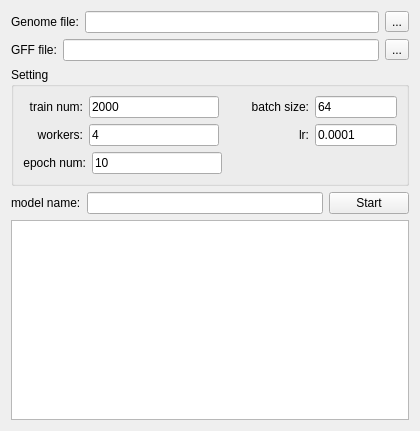
<?xml version="1.0" encoding="UTF-8"?>
<ui version="4.0">
 <class>Form_CNN</class>
 <widget class="QWidget" name="Form_CNN">
  <property name="geometry">
   <rect>
    <x>0</x>
    <y>0</y>
    <width>420</width>
    <height>431</height>
   </rect>
  </property>
  <property name="windowTitle">
   <string>Create CNN by pytorch</string>
  </property>
  <layout class="QVBoxLayout" name="verticalLayout_2">
   <item>
    <layout class="QHBoxLayout" name="horizontalLayout">
     <item>
      <widget class="QLabel" name="label_genome">
       <property name="text">
        <string>Genome file:</string>
       </property>
      </widget>
     </item>
     <item>
      <widget class="QLineEdit" name="lineEdit_genome_file"/>
     </item>
     <item>
      <widget class="QToolButton" name="toolButton_genome_file">
       <property name="text">
        <string>...</string>
       </property>
      </widget>
     </item>
    </layout>
   </item>
   <item>
    <layout class="QHBoxLayout" name="horizontalLayout_2">
     <item>
      <widget class="QLabel" name="label_2">
       <property name="text">
        <string>GFF file:</string>
       </property>
      </widget>
     </item>
     <item>
      <widget class="QLineEdit" name="lineEdit_GFF_file"/>
     </item>
     <item>
      <widget class="QToolButton" name="toolButton_GFF_file">
       <property name="text">
        <string>...</string>
       </property>
      </widget>
     </item>
    </layout>
   </item>
   <item>
    <widget class="QGroupBox" name="groupBox">
     <property name="title">
      <string>Setting</string>
     </property>
     <layout class="QVBoxLayout" name="verticalLayout">
      <item>
       <layout class="QHBoxLayout" name="horizontalLayout_3">
        <item>
         <widget class="QLabel" name="label">
          <property name="sizePolicy">
           <sizepolicy hsizetype="Minimum" vsizetype="Preferred">
            <horstretch>0</horstretch>
            <verstretch>0</verstretch>
           </sizepolicy>
          </property>
          <property name="minimumSize">
           <size>
            <width>60</width>
            <height>0</height>
           </size>
          </property>
          <property name="text">
           <string>train num:</string>
          </property>
          <property name="alignment">
           <set>Qt::AlignRight|Qt::AlignTrailing|Qt::AlignVCenter</set>
          </property>
         </widget>
        </item>
        <item>
         <widget class="QLineEdit" name="lineEdit_train_num">
          <property name="sizePolicy">
           <sizepolicy hsizetype="Minimum" vsizetype="Fixed">
            <horstretch>0</horstretch>
            <verstretch>0</verstretch>
           </sizepolicy>
          </property>
          <property name="minimumSize">
           <size>
            <width>130</width>
            <height>0</height>
           </size>
          </property>
          <property name="text">
           <string>2000</string>
          </property>
         </widget>
        </item>
        <item>
         <spacer name="horizontalSpacer_2">
          <property name="orientation">
           <enum>Qt::Horizontal</enum>
          </property>
          <property name="sizeHint" stdset="0">
           <size>
            <width>40</width>
            <height>20</height>
           </size>
          </property>
         </spacer>
        </item>
        <item>
         <widget class="QLabel" name="label_3">
          <property name="sizePolicy">
           <sizepolicy hsizetype="Minimum" vsizetype="Preferred">
            <horstretch>0</horstretch>
            <verstretch>0</verstretch>
           </sizepolicy>
          </property>
          <property name="minimumSize">
           <size>
            <width>70</width>
            <height>0</height>
           </size>
          </property>
          <property name="text">
           <string>batch size:</string>
          </property>
          <property name="alignment">
           <set>Qt::AlignRight|Qt::AlignTrailing|Qt::AlignVCenter</set>
          </property>
         </widget>
        </item>
        <item>
         <widget class="QLineEdit" name="lineEdit_batch_size">
          <property name="sizePolicy">
           <sizepolicy hsizetype="Preferred" vsizetype="Fixed">
            <horstretch>0</horstretch>
            <verstretch>0</verstretch>
           </sizepolicy>
          </property>
          <property name="text">
           <string>64</string>
          </property>
         </widget>
        </item>
       </layout>
      </item>
      <item>
       <layout class="QHBoxLayout" name="horizontalLayout_4">
        <item>
         <widget class="QLabel" name="label_workers">
          <property name="sizePolicy">
           <sizepolicy hsizetype="Minimum" vsizetype="Preferred">
            <horstretch>0</horstretch>
            <verstretch>0</verstretch>
           </sizepolicy>
          </property>
          <property name="minimumSize">
           <size>
            <width>60</width>
            <height>0</height>
           </size>
          </property>
          <property name="text">
           <string>workers:</string>
          </property>
          <property name="alignment">
           <set>Qt::AlignRight|Qt::AlignTrailing|Qt::AlignVCenter</set>
          </property>
         </widget>
        </item>
        <item>
         <widget class="QLineEdit" name="lineEdit_workers">
          <property name="sizePolicy">
           <sizepolicy hsizetype="Minimum" vsizetype="Fixed">
            <horstretch>0</horstretch>
            <verstretch>0</verstretch>
           </sizepolicy>
          </property>
          <property name="minimumSize">
           <size>
            <width>130</width>
            <height>0</height>
           </size>
          </property>
          <property name="text">
           <string>4</string>
          </property>
         </widget>
        </item>
        <item>
         <spacer name="horizontalSpacer_3">
          <property name="orientation">
           <enum>Qt::Horizontal</enum>
          </property>
          <property name="sizeHint" stdset="0">
           <size>
            <width>40</width>
            <height>20</height>
           </size>
          </property>
         </spacer>
        </item>
        <item>
         <widget class="QLabel" name="label_4">
          <property name="minimumSize">
           <size>
            <width>70</width>
            <height>0</height>
           </size>
          </property>
          <property name="text">
           <string>lr:</string>
          </property>
          <property name="alignment">
           <set>Qt::AlignRight|Qt::AlignTrailing|Qt::AlignVCenter</set>
          </property>
         </widget>
        </item>
        <item>
         <widget class="QLineEdit" name="lineEdit_lr">
          <property name="sizePolicy">
           <sizepolicy hsizetype="Preferred" vsizetype="Fixed">
            <horstretch>0</horstretch>
            <verstretch>0</verstretch>
           </sizepolicy>
          </property>
          <property name="text">
           <string>0.0001</string>
          </property>
         </widget>
        </item>
       </layout>
      </item>
      <item>
       <layout class="QHBoxLayout" name="horizontalLayout_5">
        <item>
         <widget class="QLabel" name="label_5">
          <property name="sizePolicy">
           <sizepolicy hsizetype="Minimum" vsizetype="Preferred">
            <horstretch>0</horstretch>
            <verstretch>0</verstretch>
           </sizepolicy>
          </property>
          <property name="minimumSize">
           <size>
            <width>60</width>
            <height>0</height>
           </size>
          </property>
          <property name="text">
           <string>epoch num:</string>
          </property>
          <property name="alignment">
           <set>Qt::AlignRight|Qt::AlignTrailing|Qt::AlignVCenter</set>
          </property>
         </widget>
        </item>
        <item>
         <widget class="QLineEdit" name="lineEdit_epoch_num">
          <property name="sizePolicy">
           <sizepolicy hsizetype="Minimum" vsizetype="Fixed">
            <horstretch>0</horstretch>
            <verstretch>0</verstretch>
           </sizepolicy>
          </property>
          <property name="minimumSize">
           <size>
            <width>130</width>
            <height>0</height>
           </size>
          </property>
          <property name="text">
           <string>10</string>
          </property>
         </widget>
        </item>
        <item>
         <spacer name="horizontalSpacer">
          <property name="orientation">
           <enum>Qt::Horizontal</enum>
          </property>
          <property name="sizeHint" stdset="0">
           <size>
            <width>40</width>
            <height>20</height>
           </size>
          </property>
         </spacer>
        </item>
       </layout>
      </item>
     </layout>
    </widget>
   </item>
   <item>
    <layout class="QHBoxLayout" name="horizontalLayout_6">
     <item>
      <widget class="QLabel" name="label_6">
       <property name="text">
        <string>model name:</string>
       </property>
      </widget>
     </item>
     <item>
      <widget class="QLineEdit" name="lineEdit_model_name"/>
     </item>
     <item>
      <widget class="QPushButton" name="pushButton_start">
       <property name="text">
        <string>Start</string>
       </property>
      </widget>
     </item>
    </layout>
   </item>
   <item>
    <widget class="QTextEdit" name="textEdit"/>
   </item>
  </layout>
 </widget>
 <resources/>
 <connections/>
</ui>
